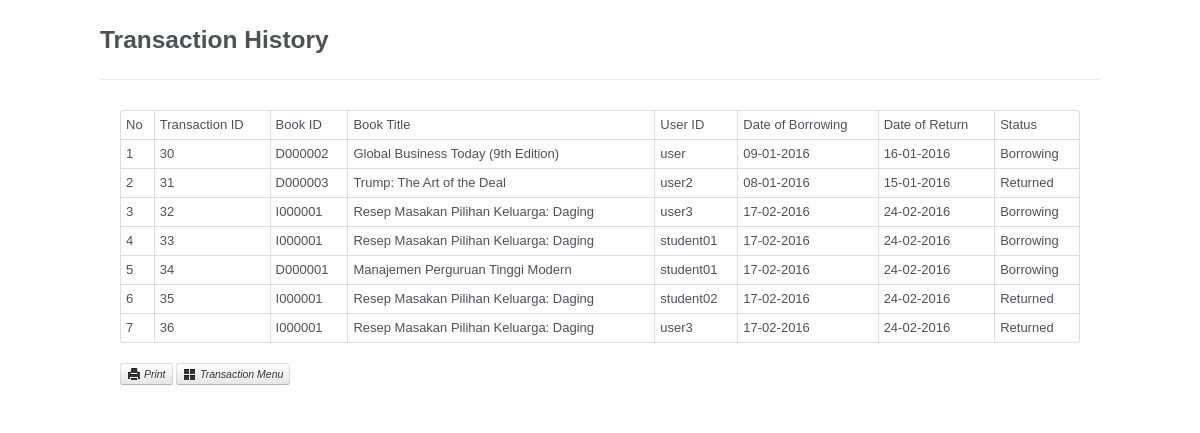
Screenshot of /app/admin_tranz_history.php (signed in) with the database file from the repository.
### tables this page shows
CREATE TABLE IF NOT EXISTS `tranz` (
`transaction_id` int(100) NOT NULL,
  `book_id` varchar(30) NOT NULL,
  `user_id` varchar(100) NOT NULL,
  `date_of_borrowing` varchar(15) NOT NULL,
  `date_of_return` varchar(15) NOT NULL,
  `status` varchar(10) NOT NULL
);

CREATE TABLE IF NOT EXISTS `book` (
  `book_id` varchar(30) NOT NULL,
  `title` varchar(100) NOT NULL,
  `year` varchar(30) NOT NULL,
  `publisher` varchar(30) NOT NULL,
  `author` varchar(100) NOT NULL,
  `nop` varchar(30) NOT NULL,
  `quantity` int(100) NOT NULL,
  `language` varchar(30) NOT NULL,
  `date_received` varchar(30) NOT NULL
);

### app/admin_tranz_history.php (the view, shortened to what this page needs)
<?php
$base_url = 'http://'.$_SERVER['HTTP_HOST'].'/lms/';
?>
<?php
include "connect_tranz.php";
$query=mysql_query("SELECT tranz.transaction_id, tranz.book_id, book.title, tranz.user_id, tranz.date_of_borrowing, tranz.date_of_return, tranz.status FROM tranz INNER JOIN book ON tranz.book_id=book.book_id ORDER BY tranz.transaction_id", $konek);
?>
<!DOCTYPE html>
<html lang="en">
<head>
	<link href="<?php echo $base_url;?>asset/css/bootstrap.min.css" rel="stylesheet">
	<link href="<?php echo $base_url;?>asset/css/bootstrap-responsive.min.css" rel="stylesheet">
	<link href="<?php echo $base_url;?>asset/css/style.css" rel="stylesheet">
    <link href="<?php echo $base_url;?>asset/css/datepicker2.css" rel="stylesheet">
</head>
<body>
<div id="wrapper">
<div class="page-header"><h3>Transaction History</div>
</div>
<div id="wrapper">
	<div class="container-fluid">
		<div class="row-fluid">
			<div class="span12">
<div class="tab-content">
<table class="table table-bordered table-condensed table-hover">
	<thead>
		<tr class="nowrap">
            <td align="left">No</td>
		    <td align="left">Transaction ID</td>
		    <td align="left">Book ID</td>
			<td align="left">Book Title</td>
			<td align="left">User ID</td>
			<td align="left">Date of Borrowing</td>
			<td align="left">Date of Return</td>
			<td align="left">Status</td>
	    </tr>
	</thead>
	<tbody>
<?php
$no=0;
while ($result=mysql_fetch_array($query)) {
$no++;
echo "<tr>
	  <td class='td-data'>$no</td>
      <td class='td-data'>$result[0]</td>
      <td class='td-data'>$result[1]</td>
	  <td class='td-data'>$result[2]</td>
	  <td class='td-data'>$result[3]</td>
	  <td class='td-data'>$result[4]</td>
	  <td class='td-data'>$result[5]</td>
	  <td class='td-data'>$result[6]</td>
	  </tr>";
}
?>
</tbody>
</table>
<a href="admin_tranz_history_print.php" class="btn btn-mini"><i class="icon-print"></i> Print</a>&nbsp;<a href="../homeadmin.php?app=admin_tranz_menu" class="btn btn-mini"><i class="icon-th-large"></i> Transaction Menu</a>
<br>
<br>
</div>
</div>
		</div>
	</div>
</div>
</body>
</html>

### asset/css/style.css (style rules this page uses)
body { background-color: #fff; margin: 40px; font: 13px/20px normal Helvetica, Arial, sans-serif; color: #4F5155; }
a { color: #003399; background-color: transparent; font-weight: normal; }
tr.nowrap { white-space:nowrap; }
td { white-space:inherit; }

### app/admin_tranz_history.php (style rules this page uses)
html, body { height: 100%; width: 100%; padding: 0; margin: 0; }
#wrapper { width: 1000px; margin: auto; background-color:rgba(255,255,255,0.9); border-radius: 50px; }
a:link, a:visited, a:hover { color: #333; font-style: italic; }

### rows the page displays
tranz: transaction_id "30", book "D000002", book.title "Global Business Today (9th Edition)", user "user", date_of_borrowing "09-01-2016", date_of_return "16-01-2016", status "Borrowing"
tranz: transaction_id "31", book "D000003", book.title "Trump: The Art of the Deal", user "user2", date_of_borrowing "08-01-2016", date_of_return "15-01-2016", status "Returned"
tranz: transaction_id "32", book "I000001", book.title "Resep Masakan Pilihan Keluarga: Daging", user "user3", date_of_borrowing "17-02-2016", date_of_return "24-02-2016", status "Borrowing"
tranz: transaction_id "33", book "I000001", book.title "Resep Masakan Pilihan Keluarga: Daging", user "student01", date_of_borrowing "17-02-2016", date_of_return "24-02-2016", status "Borrowing"
tranz: transaction_id "34", book "D000001", book.title "Manajemen Perguruan Tinggi Modern", user "student01", date_of_borrowing "17-02-2016", date_of_return "24-02-2016", status "Borrowing"
tranz: transaction_id "35", book "I000001", book.title "Resep Masakan Pilihan Keluarga: Daging", user "student02", date_of_borrowing "17-02-2016", date_of_return "24-02-2016", status "Returned"
tranz: transaction_id "36", book "I000001", book.title "Resep Masakan Pilihan Keluarga: Daging", user "user3", date_of_borrowing "17-02-2016", date_of_return "24-02-2016", status "Returned"
